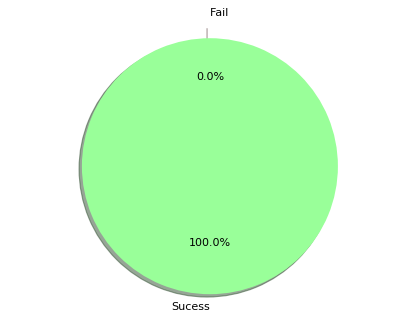

The script that saved this image:
# |**********************************************************************;
# * Project           : Dynamic HTML Log Dashboard.
# *
# * Program name      : pie.py
# *
# * Author            : Tyler Steane
# *
# * Date created      : 20-02-2019
# *
# * Purpose           : Generates a PNG Image of a Pie chart for to input values.
# *                     It returns the filename. This script is used in genLog.py.
# *
# * Dependencies      :  Matplotlib.
# *
# * Revision History  :
# *
# * Date        Author      Ref    Revision
# * 20-02-2019  T Steane     1      Initial implementation.
# *
# |**********************************************************************;

import matplotlib.pyplot as plt

# Function called with value for Sucess and Fails as well as the desired filename without file extention.
def PiePlot( Sucess, Fail, filename ):

    #label for slices
    labels = 'Sucess','Fail'
    #slice values
    status = [Sucess, Fail]
    explode = (0, 0.1)  # explode out one slice
    colors = ['#99ff99', '#ff9999'] # green and red also used in tables.

    #create figure
    fig1, ax1 = plt.subplots()

    #plot PieChart
    ax1.pie(status,colors= colors, explode=explode, labels=labels, autopct='%1.1f%%',
        shadow=True, startangle=90)
    ax1.axis('equal')  # Equal aspect ratio ensures that pie is drawn as a circle.

    filename +='.png'
    #save image to file with minimised padding.
    fig1.savefig( filename ,bbox_inches='tight', dpi = 80)

    #return filename as string.
    return filename
